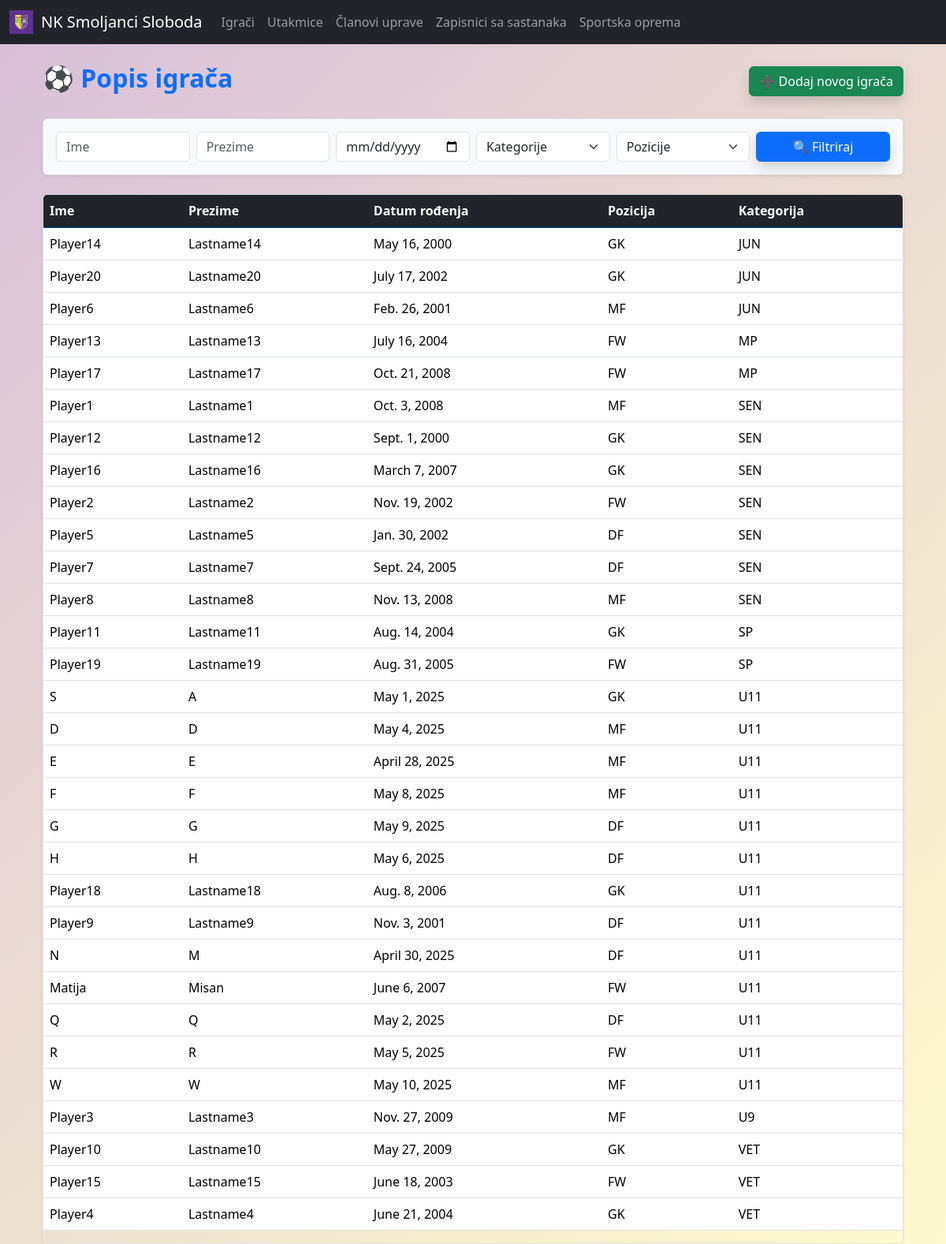
Screenshot of /players/ with the database file from the repository.
### main/models.py (models this page shows, shortened)
class Player(models.Model):
    first_name = models.CharField(max_length=50)
    last_name = models.CharField(max_length=50)
    date_of_birth = models.DateField()
    position = models.CharField(max_length=2, choices=POSITIONS)
    category = models.CharField(max_length=3, choices=CATEGORIES, null=True, blank=True)
    goals = models.PositiveIntegerField(default=0)
    assists = models.PositiveIntegerField(default=0)
    yellow_cards = models.PositiveIntegerField(default=0)
    red_cards = models.PositiveIntegerField(default=0)
    appearances = models.PositiveIntegerField(default=0)

### main/views.py (the view)
# urls.py: path("players/", views.player_list, name="player_list"),
def player_list(request):
    players = Player.objects.all().order_by('category', 'last_name')
    category = request.GET.get('category')
    first_name = request.GET.get('first_name')
    last_name = request.GET.get('last_name')
    dob = request.GET.get('date_of_birth')
    position = request.GET.get('position')
    if category:
        players = players.filter(category=category)
    if first_name:
        players = players.filter(first_name__icontains=first_name)
    if last_name:
        players = players.filter(last_name__icontains=last_name)
    if dob:
        players = players.filter(date_of_birth=dob)
    if position:
        players = players.filter(position=position)
    return render(request, 'main/players/player_list.html', {
        'players': players,
        'filter_values': {
            'category': category,
            'first_name': first_name,
            'last_name': last_name,
            'date_of_birth': dob,
            'position': position,
        },
        'categories': CATEGORIES,
        'positions': POSITIONS
    })

### templates/main/players/player_list.html (shortened to what this page needs)
{% extends 'main/base.html' %}
{% block content %}
<div class="container my-4">
  <div class="d-flex justify-content-between align-items-center mb-4">
    <h2 class="fw-bold text-primary">⚽ Popis igrača</h2>
    <a class="btn btn-success shadow" href="{% url 'main:player_create' %}">
      ➕ Dodaj novog igrača
    </a>
  </div>
  <form method="get" class="p-3 mb-4 rounded shadow-sm border bg-light">
    <div class="row g-2">
      <div class="col-md-2">
        <input type="text" class="form-control" name="first_name" placeholder="Ime"
          value="{{ filter_values.first_name|default_if_none:'' }}">
      </div>
      <div class="col-md-2">
        <input type="text" class="form-control" name="last_name" placeholder="Prezime"
          value="{{ filter_values.last_name|default_if_none:'' }}">
      </div>
      <div class="col-md-2">
        <input type="date" class="form-control" name="date_of_birth" value="{{ filter_values.date_of_birth }}">
      </div>
      <div class="col-md-2">
        <select class="form-select" name="category">
          <option value="">Kategorije</option>
        </select>
      </div>
      <div class="col-md-2">
        <select class="form-select" name="position">
          <option value="">Pozicije</option>
        </select>
      </div>
      <div class="col-md-2">
        <button type="submit" class="btn btn-primary w-100 shadow">🔍 Filtriraj</button>
      </div>
    </div>
  </form>
  <div class="table-responsive shadow-sm rounded border">
    <table class="table table-hover align-middle">
      <thead class="table-dark">
        <tr>
          <th>Ime</th>
          <th>Prezime</th>
          <th>Datum rođenja</th>
          <th>Pozicija</th>
          <th>Kategorija</th>
        </tr>
      </thead>
      <tbody class="table-group-divider">
        {% for player in players %}
        <tr class="table-row-clickable" data-href="{% url 'main:player_detail' player.id %}">
          <td>{{ player.first_name }}</td>
          <td>{{ player.last_name }}</td>
          <td>{{ player.date_of_birth }}</td>
          <td>{{ player.position }}</td>
          <td>{{ player.category }}</td>
        </tr>
        {% empty %}
        <tr>
          <td colspan="5" class="text-center text-muted py-4">
            Nema pronađenih igrača. 😕
          </td>
        </tr>
        {% endfor %}
      </tbody>
    </table>
  </div>
</div>
{% endblock %}

### templates/main/base.html (style rules this page uses)
html, body { height: 100%; margin: 0; background: linear-gradient(135deg, #d8bfd8, #fffacd); background-repeat: no-repeat; background-size: cover; background-attachment: fixed; font-family: "Segoe UI", Tahoma, Geneva, Verdana, sans-serif; color: #003366; }

### rows the page displays
Player: first_name "Player14", last_name "Lastname14", date_of_birth "May 16, 2000", position "GK", category "JUN"
Player: first_name "Player20", last_name "Lastname20", date_of_birth "July 17, 2002", position "GK", category "JUN"
Player: first_name "Player6", last_name "Lastname6", date_of_birth "Feb. 26, 2001", position "MF", category "JUN"
Player: first_name "Player13", last_name "Lastname13", date_of_birth "July 16, 2004", position "FW", category "MP"
Player: first_name "Player17", last_name "Lastname17", date_of_birth "Oct. 21, 2008", position "FW", category "MP"
Player: first_name "Player1", last_name "Lastname1", date_of_birth "Oct. 3, 2008", position "MF", category "SEN"
Player: first_name "Player12", last_name "Lastname12", date_of_birth "Sept. 1, 2000", position "GK", category "SEN"
Player: first_name "Player16", last_name "Lastname16", date_of_birth "March 7, 2007", position "GK", category "SEN"
Player: first_name "Player2", last_name "Lastname2", date_of_birth "Nov. 19, 2002", position "FW", category "SEN"
Player: first_name "Player5", last_name "Lastname5", date_of_birth "Jan. 30, 2002", position "DF", category "SEN"
Player: first_name "Player7", last_name "Lastname7", date_of_birth "Sept. 24, 2005", position "DF", category "SEN"
Player: first_name "Player8", last_name "Lastname8", date_of_birth "Nov. 13, 2008", position "MF", category "SEN"
Player: first_name "Player11", last_name "Lastname11", date_of_birth "Aug. 14, 2004", position "GK", category "SP"
Player: first_name "Player19", last_name "Lastname19", date_of_birth "Aug. 31, 2005", position "FW", category "SP"
Player: first_name "S", last_name "A", date_of_birth "May 1, 2025", position "GK", category "U11"
Player: first_name "D", last_name "D", date_of_birth "May 4, 2025", position "MF", category "U11"
Player: first_name "E", last_name "E", date_of_birth "April 28, 2025", position "MF", category "U11"
Player: first_name "F", last_name "F", date_of_birth "May 8, 2025", position "MF", category "U11"
Player: first_name "G", last_name "G", date_of_birth "May 9, 2025", position "DF", category "U11"
Player: first_name "H", last_name "H", date_of_birth "May 6, 2025", position "DF", category "U11"
Player: first_name "Player18", last_name "Lastname18", date_of_birth "Aug. 8, 2006", position "GK", category "U11"
Player: first_name "Player9", last_name "Lastname9", date_of_birth "Nov. 3, 2001", position "DF", category "U11"
Player: first_name "N", last_name "M", date_of_birth "April 30, 2025", position "DF", category "U11"
Player: first_name "Matija", last_name "Misan", date_of_birth "June 6, 2007", position "FW", category "U11"
Player: first_name "Q", last_name "Q", date_of_birth "May 2, 2025", position "DF", category "U11"
Player: first_name "R", last_name "R", date_of_birth "May 5, 2025", position "FW", category "U11"
Player: first_name "W", last_name "W", date_of_birth "May 10, 2025", position "MF", category "U11"
Player: first_name "Player3", last_name "Lastname3", date_of_birth "Nov. 27, 2009", position "MF", category "U9"
Player: first_name "Player10", last_name "Lastname10", date_of_birth "May 27, 2009", position "GK", category "VET"
Player: first_name "Player15", last_name "Lastname15", date_of_birth "June 18, 2003", position "FW", category "VET"
Player: first_name "Player4", last_name "Lastname4", date_of_birth "June 21, 2004", position "GK", category "VET"
